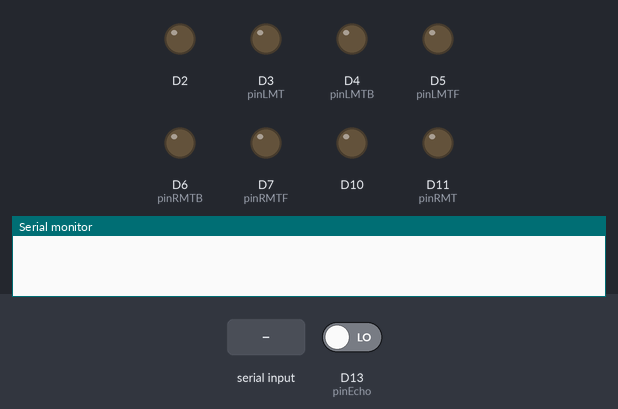
Simulated run of this sketch. Board: Arduino Due. Parts: output pins drawn as LEDs (lit = HIGH), the last lines printed to the serial monitor. Inputs (shaded band) come from the test bench; at power-on: D13 (pinEcho) LOW. Pins used as bus, display or sensor lines are not drawn.

Above: at 1.2 s.
1.3 s: "30,150\n" received over the second serial link
At 2.9 s:
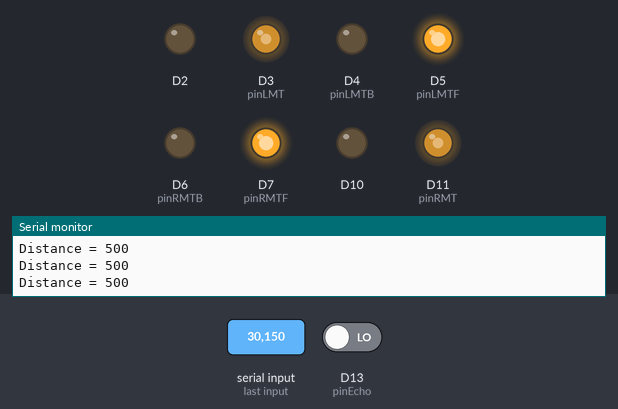
At 5.3 s:
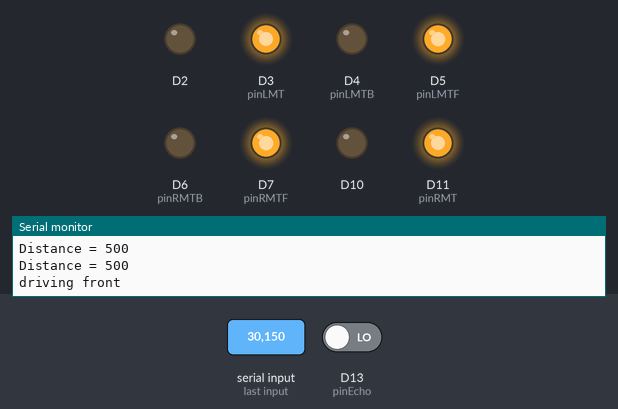
Timing chart, 0 to 29.7 s (numbered marks = the images above; inputs shaded):
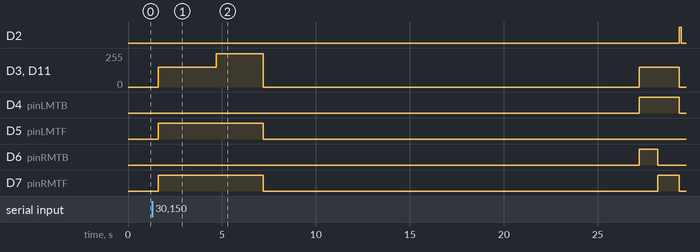

The sketch:

smartParcelProject_1stFloor.ino
```cpp
#include <Arduino.h>
#include <SoftwareSerial.h>
#include <Servo.h>
//Pin declaration
const byte pinTrig = 12;
const byte pinEcho = 13;
const byte pinLMTF = 5;
const byte pinLMTB = 4;
const byte pinLMT = 3;
const byte pinRMTF = 7;
const byte pinRMTB = 6;
const byte pinRMT = 11;

//Motor parameters declaration
const byte speed=150;
const byte speedUphill = 250;
const int leftTurnPeriod = 980;
const int rightTurnPeriod = 1000;
const int leftTurnPeriod2 = 1150;
const int rightTurnPeriod2 = 1200;

//Ultrasonic sensor parameter declaration
volatile long distance = 500;

//Customized class for ultrasonic sensor
class Ultrasonic{
  byte pinTrig;
  byte pinEcho;
  unsigned long previousMillis, serialMillis, echoStartMicros, duration;
  bool echoSignal;
  //Object for ultrasonic sensor
  public:Ultrasonic(byte trigPin, byte echoPin){
    pinTrig = trigPin;
    pinEcho = echoPin;
    pinMode(pinTrig, OUTPUT);
    pinMode(pinEcho, INPUT);
    digitalWrite(pinTrig,LOW);
    echoStartMicros=0;
    duration = 0;
    echoSignal = false;
    previousMillis = 0;
  }
  //Function for checking distance every 0.2seconds
  void checkDistance(){
    if(millis()-previousMillis>200){
      previousMillis=millis();
      digitalWrite(pinTrig,HIGH);
      delayMicroseconds(10);
      digitalWrite(pinTrig,LOW);
    }
    if((digitalRead(pinEcho)==true)&(echoSignal==false)){
      echoSignal = true;
      echoStartMicros = micros();
    }
    if(echoSignal==true){
      if(digitalRead(pinEcho)==false){
        echoSignal=false;
        duration = (micros()-echoStartMicros);
        distance = duration*0.34/2;
      }
    }
    if((millis()-serialMillis)>200){
      serialMillis = millis();
      Serial.print("Distance = ");
      Serial.println(distance);
    }
  }
};

//Object declaration
Servo myServo;
SoftwareSerial btSerial(9,8);
Ultrasonic myUltrasonic(12,13);

//Function for delaying without using delay
void delayWOdelay(int duration){
  unsigned long preMillis = millis();
  while(millis()-preMillis<duration){}
}

//Functions for driving the robot
void driveFront(byte vel){
  digitalWrite(pinRMTF, HIGH);
  digitalWrite(pinRMTB, LOW);
  digitalWrite(pinLMTF, HIGH);
  digitalWrite(pinLMTB, LOW);
  analogWrite(pinRMT, vel);
  analogWrite(pinLMT, vel);
  Serial.println("driving front");
}

void driveBack(){
  digitalWrite(pinRMTF, LOW);
  digitalWrite(pinRMTB, HIGH);
  digitalWrite(pinLMTF, LOW);
  digitalWrite(pinLMTB, HIGH);
  analogWrite(pinRMT, speed);
  analogWrite(pinLMT, speed);
  Serial.println("driving back");
}

void turnLeft(){
  digitalWrite(pinRMTF, HIGH);
  digitalWrite(pinRMTB, LOW);
  digitalWrite(pinLMTF, LOW);
  digitalWrite(pinLMTB, HIGH);
  analogWrite(pinRMT, speed);
  analogWrite(pinLMT, speed);
  Serial.println("turning left");
}

void turnRight(){
  digitalWrite(pinRMTF, LOW);
  digitalWrite(pinRMTB, HIGH);
  digitalWrite(pinLMTF, HIGH);
  digitalWrite(pinLMTB, LOW);
  analogWrite(pinRMT, speed);
  analogWrite(pinLMT, speed);
  Serial.println("turning right");
}

void stopDrive(){
  digitalWrite(pinRMTF, LOW);
  digitalWrite(pinRMTB, LOW);
  digitalWrite(pinLMTF, LOW);
  digitalWrite(pinLMTB, LOW);
  analogWrite(pinRMT, 0);
  analogWrite(pinLMT, 0);
  Serial.println("Stopping driving");
}

//Function when obstacle is detected
void alternateRoute(unsigned long remain){
  digitalWrite(10,HIGH);
  turnRight();
  delayWOdelay(rightTurnPeriod);
  digitalWrite(10,LOW);
  driveFront(speed);
  delayWOdelay(1000);
  turnLeft();
  delayWOdelay(leftTurnPeriod);
  stopDrive();
  delayWOdelay(500);
  driveFront(speed);
  delayWOdelay(1000);
  stopDrive();
  delayWOdelay(500);
  turnLeft();
  delayWOdelay(leftTurnPeriod);
  stopDrive();
  delayWOdelay(500);
  driveFront(speed);
  delayWOdelay(1000);
  stopDrive();
  delayWOdelay(500);
  turnRight();
  delayWOdelay(rightTurnPeriod);
  stopDrive();
  delayWOdelay(500);
  driveFront(speed);
  delayWOdelay((remain-1000));
  stopDrive();
  delayWOdelay(500);
}

void setup(){
  //Setup for signal transfer
  btSerial.begin(9600);
  Serial.begin(9600);
  //Setup for outputs
  pinMode(pinRMTF, OUTPUT);
  pinMode(pinRMTB, OUTPUT);
  pinMode(pinRMT, OUTPUT);
  pinMode(pinLMTF, OUTPUT);
  pinMode(pinLMTB, OUTPUT);
  pinMode(pinLMT, OUTPUT);
  //Setup for interrupt signal
  pinMode(2,OUTPUT);
  pinMode(10,OUTPUT);
}

void loop(){
  digitalWrite(2, LOW);
  digitalWrite(10, LOW);
  //Get the signal every 0.1seconds
  int btValue;
  if (btSerial.available()){
    btValue = btSerial.read()-'0';
    Serial.println(btValue);
    unsigned long preMillis = millis();
    //Robot drives according to bluetooth signal
    switch(btValue){
      case 1:{
        driveFront(speed);
        while(millis()-preMillis<3100){
          myUltrasonic.checkDistance();
          if(distance<300){
            unsigned long remainMillis = millis()-preMillis;
            alternateRoute(remainMillis);
            distance=3000;
            break;
          }else{
            delayWOdelay(100);
          }
        }
        driveFront(speedUphill);
        delayWOdelay(2500);
        //Stay still until elevator goes to 2nd floor
        stopDrive();
        delayWOdelay(20000);
        //When elevator reaches 2nd floor
        driveBack();
        delayWOdelay(1000);
        turnLeft();
        delayWOdelay(leftTurnPeriod2);
        stopDrive();
        digitalWrite(2,HIGH);
        delayWOdelay(100);
        digitalWrite(2,LOW);
        delayWOdelay(5000);
        turnLeft();
        delayWOdelay(leftTurnPeriod2);
        stopDrive();
        delayWOdelay(500);
        driveBack();
        delayWOdelay(1000);
        //Stay still until elevator goes to 1st floor
        stopDrive();
        delayWOdelay(15000);
        //When elevator reaches 1st floor
        driveFront(speed);
        delayWOdelay(2000);
        stopDrive();
        break;
      }
    }
  }
  delayWOdelay(100);
}
```

Measured:
- after the input at 1.3 s, D2: LOW → HIGH after 28.1 s, → LOW 0.10 s later; D3 (pinLMT): 0/255 → 150/255 after 0.30 s, → 250/255 3.1 s later, → 0/255 2.5 s later, → 150/255 20.0 s later, … (5 changes in this stretch)
